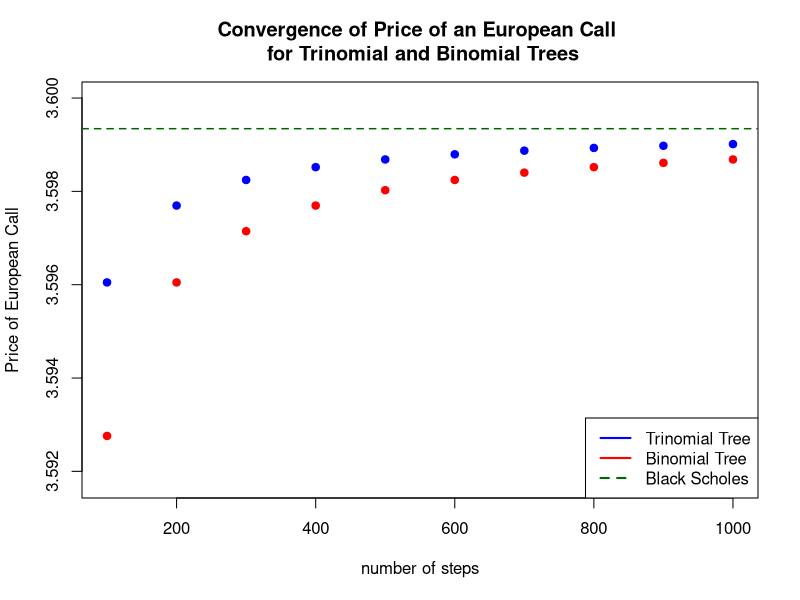

Here is the R script that generated this plot:
################################################
# comparison of binomial and trinominal trees 
# calculating price of European call   
################################################

# S0: current stock price, X: strike price,   r: interest rate
# T:  time to maturity,    sigma: volatility, N: number of steps   

rm(list = ls())

S0 = 20; X = 20; r = 0.02 
T = 5; sigma = 0.15; N = 2 

Binomialbaum <- function(S0,X,r,T,sigma,N) {
  # compute constants
  dt <- T/N; v <- exp(-r * dt)
  u  <- exp(sigma * sqrt(dt)); d <- 1/u
  p  <- (exp(r * dt) - d) / (u - d)
  
  # initialize asset prices at maturity (period N)
  S <- numeric(N + 1)                                   
  for (j in 0:N) S[j+1] <- S0*u^j*d^(N-j)                
  
  # initialize option values at maturity (period N)
  C <- matrix(NA, nrow = N+1, ncol = N+1)
  for (j in 1:(N+1)) C[j,N+1] = pmax(S[j]-X, 0)
  
  # step back through the tree
  for (i in seq(N, 1, by = -1)){
    for(j in 1:i){
      C[j,i] <- v * ((1-p) * C[j,i+1] + p* C[j+1,i+1])
    }
  }
  C[1,1]
}
Binomialbaum(20, 20, 0.02, 5, 0.15, 1000)  

Trinomialbaum <- function(S0,X,r,T,sigma,N) {
  # compute constants
  dt <- T/N; v <- exp(-r * dt)
  u  <- exp(sigma * sqrt(2*dt)); d <- 1/u
  pu  <- ((exp((r*dt)/2) - exp(-sigma*sqrt(dt/2))) / (exp(sigma*sqrt(dt/2)) - exp(-sigma*sqrt(dt/2))))^2
  pd <- ((exp(sigma*sqrt(dt/2)) - exp((r*dt)/2)) / (exp(sigma*sqrt(dt/2)) - exp(-sigma*sqrt(dt/2))))^2
  
  # initialize asset prices at maturity (period N)
  S <- numeric(2*N + 1)                                      
  for (j in 0:(2*N)) S[j+1] <- S0*u^(-N+j)                   
  
  # initialize option values at maturity (period N)
  C <- matrix(NA, nrow = 2*N+1, ncol = N+1)
  for (j in 1:(2*N+1)) C[j,N+1] = pmax(S[j]-X, 0)
  
  # step back through the tree
  for (i in seq(N, 1, by = -1)){
    for(j in 1:(2*i-1)){
      C[j,i] <- v * (pd * C[j, i+1] + (1-pd-pu)*C[j+1, i+1] + pu*C[j+2,i+1])
    }
  }
  return (C[1,1])
}
Trinomialbaum(20, 20, 0.02, 5, 0.15, 1000)  

blackscholes = function(S, X, rf, T, sigma) {
  d1 = (log(S/X) + (rf + sigma^2/2) * T)/(sigma * sqrt(T)) 
  d2 = d1 - sigma * sqrt(T)
  value = S * pnorm(d1) - X * exp(-rf * T) * pnorm(d2)
  value
}
blackscholes(20, 20, 0.02, 5, 0.15) # 3.59934 


## graphical representation of the convergence behaviour 

# price calculation for increasing N 
N <- seq(100, 1000, 100)
priceBinomial <- numeric(length(N))
priceTrinomial <- numeric(length(N))
for (i in 1:length(N)){
  steps <- N[i]
  priceBinomial[i]  <- Binomialbaum(20, 20, 0.02, 5, 0.15, steps)
  priceTrinomial[i] <- Trinomialbaum(20, 20, 0.02, 5, 0.15, steps)
} 

plot(N, priceTrinomial, col = "blue", pch = 19,     
     main = "Convergence of Price of an European Call \n for Trinomial and Binomial Trees", 
     xlab = "number of steps", ylab = "Price of European Call", 
     ylim = c(min(priceTrinomial, priceBinomial) - 0.001, max(priceTrinomial, priceBinomial) + 0.001))  
points(N, priceBinomial, col = "red", pch = 19)

bs <- blackscholes(20, 20, 0.02, 5, 0.15)
abline(h = bs, col = "darkgreen", lty = "dashed", lwd = 1.5)

legend("bottomright", 
       legend = c("Trinomial Tree", "Binomial Tree", "Black Scholes"),
       lwd = 2, col = c("blue", "red", "darkgreen"), 
       lty = c(1,1,2))
